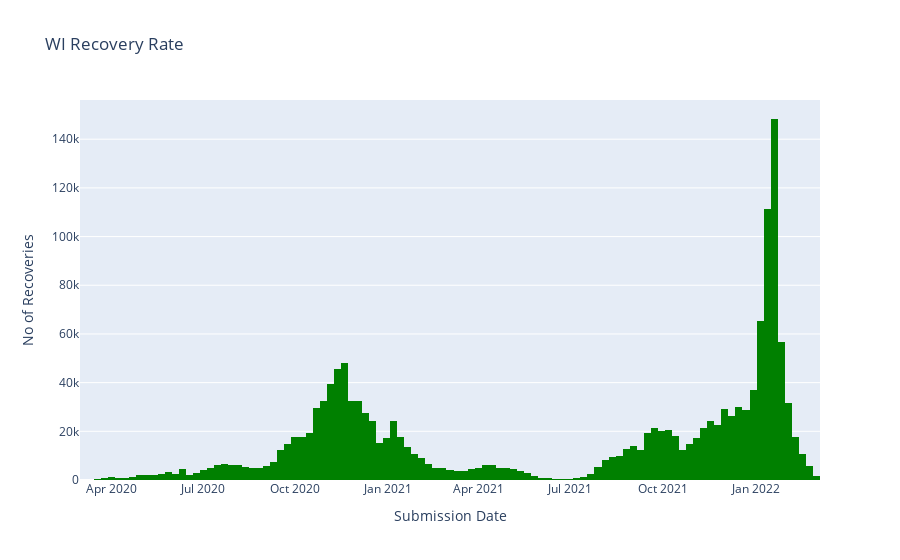

The cell this chart's notebook holds for it:
### Code cell
#function to calculate and plot recovery rate
recovery_rate(df3,state)

### Figure 1 — Plotly figure (JSON) as saved in the notebook; plotly's stock layout.template omitted (floating-point values rounded to 4 significant figures; data arrays with more than 128 entries replaced by an {"elided": "..."} marker saying what was removed)
{"data": [{"alignmentgroup": "True", "bingroup": "x", "histfunc": "sum", "hovertemplate": "submission_date=%{x}<br>sum of recovery_rate=%{y}<extra></extra>", "legendgroup": "", "marker": {"color": "green", "pattern": {"shape": ""}}, "name": "", "nbinsx": 120, "offsetgroup": "", "orientation": "v", "showlegend": false, "type": "histogram", "x": {"elided": "769 str values"}, "xaxis": "x", "y": {"elided": "769 int values"}, "yaxis": "y"}], "layout": {"barmode": "relative", "legend": {"tracegroupgap": 0}, "title": {"text": "WI Recovery Rate"}, "xaxis": {"anchor": "y", "domain": [0, 1], "title": {"text": "Submission Date"}}, "yaxis": {"anchor": "x", "domain": [0, 1], "title": {"text": "No of Recoveries"}}}}
